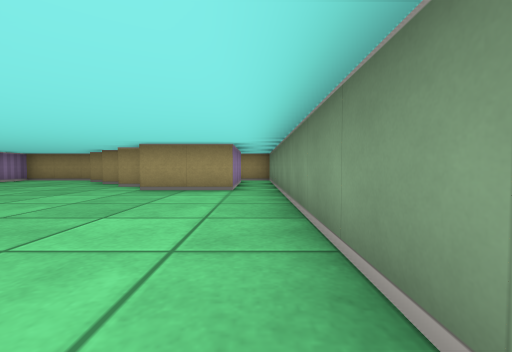
View 1 (above)

17 first-person views from a walk through a cub3D ray-caster map. The camera is about half as high as the walls, tilts 2° down and sees 90° across. The floor is counted in squares. Each view is taken from the middle of a square. On the plan, view 1 faces up. The plan holds only what a view shows up to about 9 squares ahead; the rest is blank.

View 2
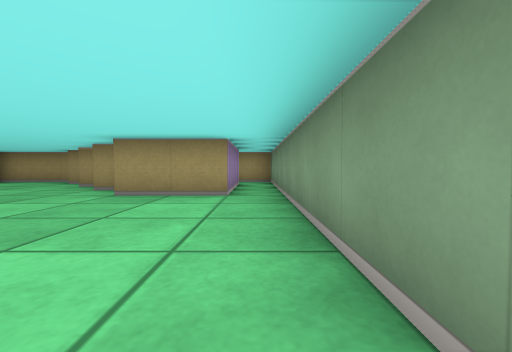

View 3
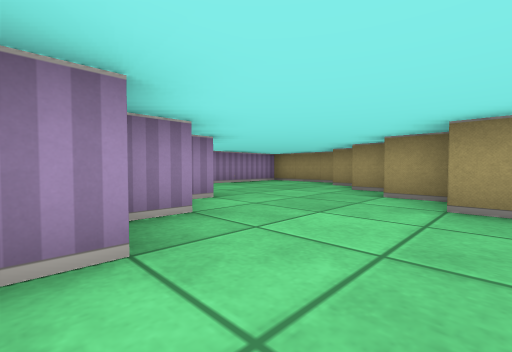

View 4
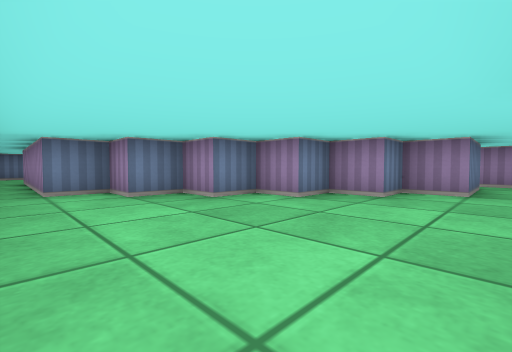

View 5
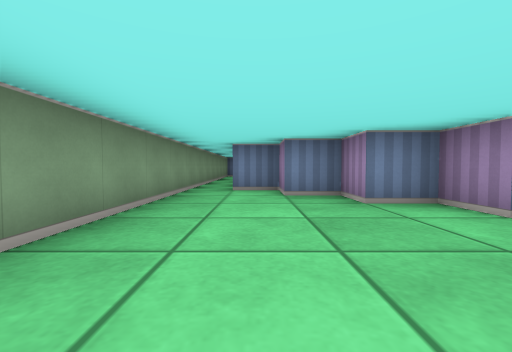

View 6
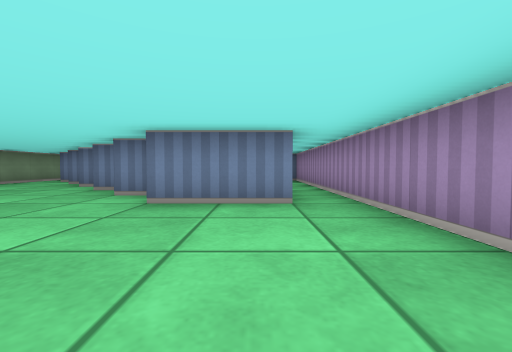

View 7
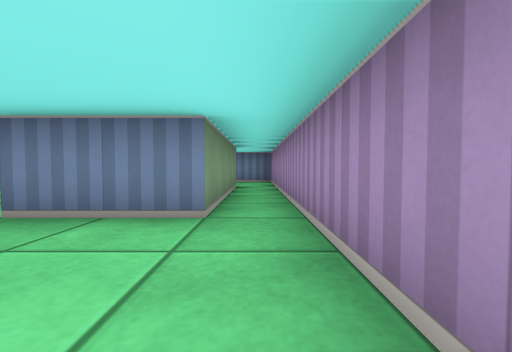

View 8
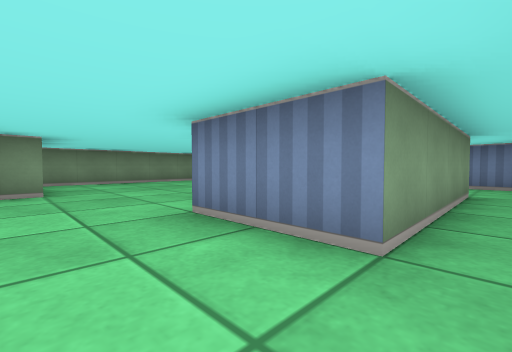

View 9
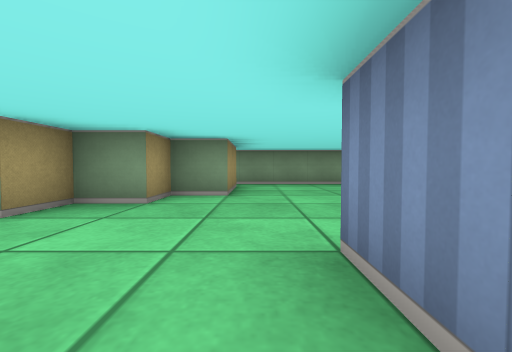

View 10
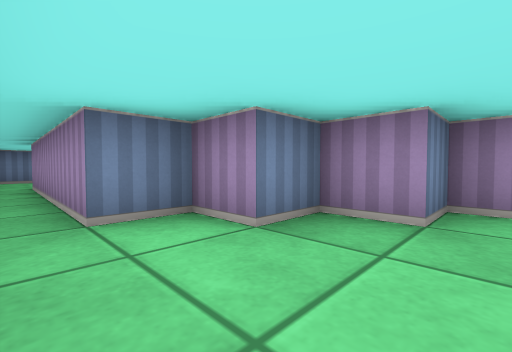

View 11
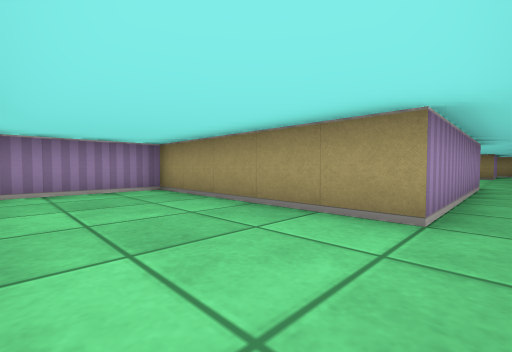

View 12
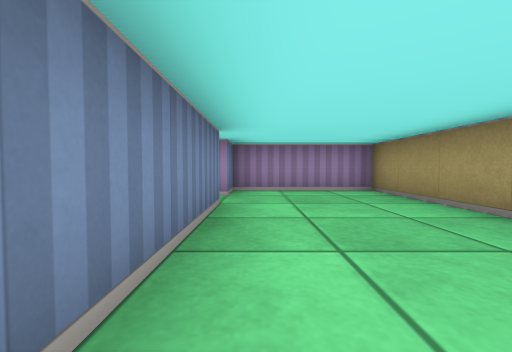

View 13
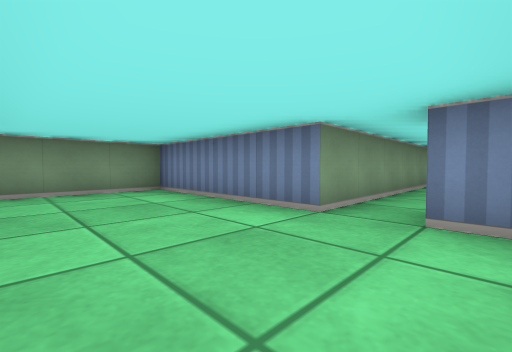

View 14
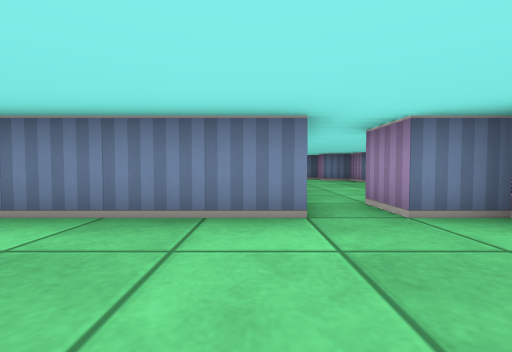

View 15
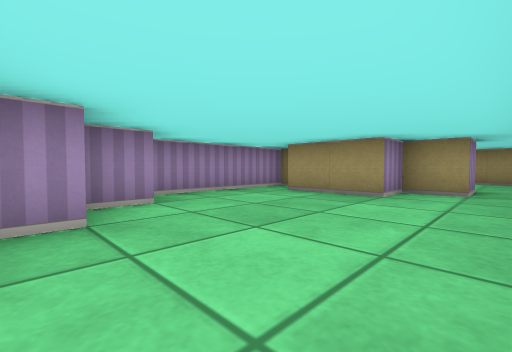

View 16
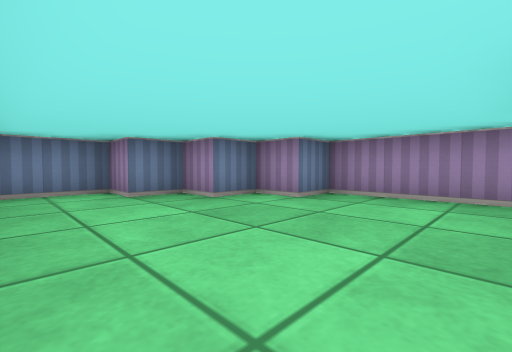

View 17
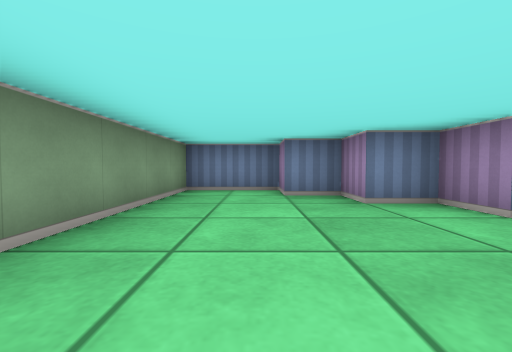

### Floor plan
Ten units are one square. View 1 is at (0, 0); x grows to the right and y downward. Boxes are objects, and circles mark ways between rooms. Rooms are numbered by the first view taken in them; rooms with no view inside come last. Other rooms are left out.
<svg viewBox="-90 -100 100 270">
<path fill="none" stroke="#000" d="M-75 -45 -55 -45 -55 -35 -45 -35 -45 -25 -35 -25 -35 -15 -25 -15 -25 -5 -15 -5 -15 5 -5 5M-49 -85 -55 -85M-5 -82 -5 -55 -25 -55 -25 -65 -35 -65 -35 -75 -45 -75M-60 -95 -85 -95M-85 -91 -85 -44M5 5 5 -95 -6 -95M-35 85 5 85 5 59M5 40 5 5M-5 5 -5 55 -55 55 -55 85 -45 85M-85 95 -85 135 -75 135 -75 145 -65 145 -65 155 -55 155 -55 165 -35 165 -35 85M-45 85 -45 95 -55 95 -55 105 -75 105"/>
<circle cx="0" cy="0" r="3" fill="#2a7"/>
<circle cx="-40" cy="90" r="3" fill="#2a7"/>
<text x="-40" y="-50">1</text>
<text x="-20" y="60">2</text>
<text x="-60" y="130">3</text>
</svg>
Room 1 opens to room 2. Room 2 opens to room 3.

Where each view was taken, in squares from view 1:
view 1: 0 up, 0 right, facing up
view 2: 1 up, 0 right, facing up
view 3: 2 up, 2 left, facing up-left
view 4: 5 up, 0 right, facing down-left
view 5: 5 up, 1 left, facing down
view 6: 8 up, 7 left, facing down
view 7: 7 up, 8 left, facing down
view 8: 6 up, 8 left, facing down-right
view 9: 5 up, 7 left, facing right
view 10: 2 up, 0 right, facing down-left
view 11: 8 down, 0 right, facing up-left
view 12: 8 down, 0 right, facing left
view 13: 6 down, 5 left, facing down-right
view 14: 6 down, 3 left, facing down
view 15: 15 down, 4 left, facing up-left
view 16: 11 down, 4 left, facing down-left
view 17: 11 down, 5 left, facing down
